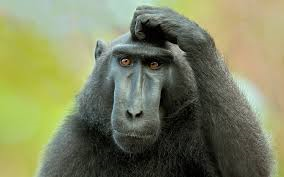
#> input picture science/images/monkey.png, 284 x 177 px; the run also reads 1 picture not shown here
$ jupyter execute --allow-errors 'Numpy zadania szablon.ipynb'   (shell and % lines are left out)
#> lines starting #> are read from the running program, lines starting #| are printed output that depends on the picture
Napisz poniżej funkcję, która wyprintuje Twoje imię i nazwisko:

# Indeksowanie, wycinanie, iterowanie - Indexing, Slicing and Iterating

### Stwórz liste sześcianów liczb od 0 do 9

[cell 1]
import numpy as np

[cell 2]
x = np.arange(10)
x

[cell 3]
y = x**3
y

### wybierz z listy zaznaczone elementy

[ 0, 1, **8, 27, 64**, 125, 216, 343, 512, 729]


[cell 4]
y[2:5]

[ **0**, 1, **8**, 27, **64**, 125, 216, 343, 512, 729]

[cell 5]
y[:5:2]

### przekształć by otrzymać wynik

[-1000, 1,  -1000, 27, -1000,   125,   216,   343,   512, 729]

[cell 6]
y[:5:2]= -1000
y

### Odwróć listę

[cell 7]
y[::-1]

### Sprawdź typ

[cell 8]
type(y)

[cell 9]
y.dtype

### W pętli for wyprintuj dla każdego elementu pierwiastek sześcienny z elementy

[cell 10]
for el in y:
    print (el**(1/3))

[cell 11]
y**(1/3)

### Stwórz macierz 10x10 z kwadratami liczb od 1 do 100

[cell 12]
a = np.arange(1,101).reshape(10,10)
b = a**2
b

[cell 13]
a

[cell 14]
a[2:5]

[cell 15]
a[2:5,3:6]

### Stwórz macierz 5x5 gdzie na krawędziach będą 0 a w środku 1

[cell 16]
x = np.zeros((5,5))
x

[cell 17]
x[1:-1, 1:-1]=1
x

[cell 18]
x = np.ones((5,5))
x

[cell 19]
x

### Stwórz tabliczkę mnożenia liczb od 0 do 9 w postaci dwuwymiarowej macierzy

[cell 20]
a = np.arange(10)
b = a.reshape(10,1)
c = (a)*(b)
c

## Zad 2  Przekształć wczytane obrazki w opisany sposób

[cell 21]
# !pip install opencv-python
import matplotlib.pyplot as plt

[cell 22]
import matplotlib.image as mpimg
im1 = mpimg.imread('images/monkey.png')
#> im1 is the input picture: shape (177, 284, 4) float32; mean R, G, B, A 0.491, 0.511, 0.375, 1

[cell 23]
import cv2
im2 = cv2.imread("images/index.jpeg")

[cell 24]
im1.shape
#> Out = (177, 284, 4)

[cell 25]
im2.shape
#> Out = (177, 284, 3)

[cell 26]
plt.imshow(im1)

[cell 27]
plt.imshow(im2)

### stwórz wycinek -  spróbuj wybrać twarz

[cell 28]
x = im1[45:160,100:180]
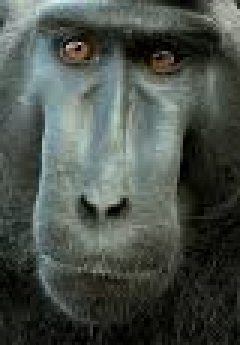
#> x: shape (115, 80, 4) float32 (shown 3 times larger); mean R, G, B, A 0.291, 0.319, 0.294, 1
plt.imshow(x)

### wybierz jeden kolor

[cell 29]
r = False
g = False
b = False
a = True
plt.imshow(im1 * np.array([r,g,b,a]))

### Obrót o wskazaną liczbę stopni

wykorzystaj ndimage.rotate ze scipy

[cell 30]
from scipy import ndimage

[cell 31]
plt.imshow(ndimage.rotate(im1,50))
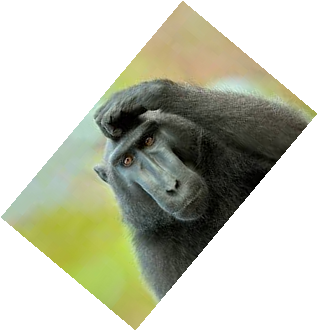
#> shown: shape (331, 318, 4) float32; mean R, G, B, A 0.232, 0.241, 0.177, 0.473; transparent parts drawn white

### Czarno biały filtr

[cell 32]
import matplotlib.image as mpimg
im1 = mpimg.imread('images/monkey.png')

im1[:] = (np.max(im1,axis=-1,keepdims=1)+np.min(im1,axis=-1,keepdims=1))*0.5
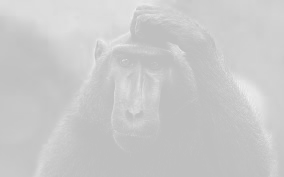
#> im1: shape (177, 284, 4) float32; mean R, G, B, A 0.684, 0.684, 0.684, 0.684; transparent parts drawn white
plt.imshow(im1)
